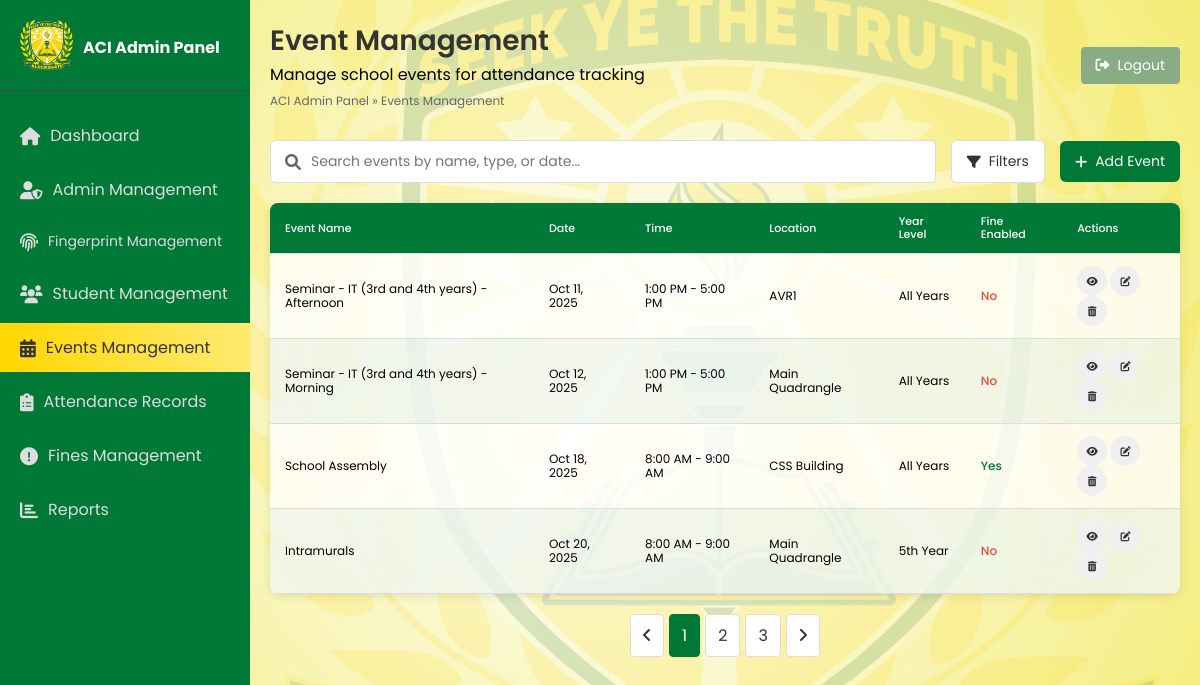
The page /admin/events.php on the database its author committed.
### tables this page shows
CREATE TABLE `admin_event`  (
  `event_id` int(11) NOT NULL AUTO_INCREMENT,
  `event_name` varchar(100) NOT NULL,
  `description` text NULL,
  `date` date NOT NULL,
  `start_time` time(0) NOT NULL,
  `end_time` time(0) NOT NULL,
  `location` varchar(100) NULL DEFAULT NULL,
  `is_mandatory` tinyint(1) NULL DEFAULT 1,
  `created_by` int(11) NULL DEFAULT NULL,
  `date_created` datetime(0) NULL DEFAULT current_timestamp(0),
  `status` varchar(20) NULL DEFAULT NULL,
  `fine_amount` decimal(10, 2) NULL DEFAULT NULL,
  `fine_reason` varchar(255) NULL DEFAULT NULL,
  `year_level` varchar(20) NULL DEFAULT NULL,
  PRIMARY KEY (`event_id`) USING BTREE,
  INDEX `created_by`(`created_by`) USING BTREE,
  CONSTRAINT `admin_event_ibfk_1` FOREIGN KEY (`created_by`) REFERENCES `admin` (`admin_id`) ON DELETE SET NULL ON UPDATE RESTRICT
);

### admin/events.php (the view, shortened to what this page needs)
<?php
require_once '../connection.php';
try {
    $conn->exec("SET FOREIGN_KEY_CHECKS = 0");
} catch (PDOException $e) {
    error_log("Could not disable foreign key checks: " . $e->getMessage());
}
function getAllEvents() {
    global $conn;
    try {
        $stmt = $conn->query("SELECT * FROM admin_event ORDER BY date ASC, start_time ASC");
        return $stmt->fetchAll(PDO::FETCH_ASSOC);
    } catch (PDOException $e) {
        error_log("Database error: " . $e->getMessage());
        return [];
    }
}
$events = getAllEvents();
?>
<!DOCTYPE html>
<html lang="en">
<head>
    <link rel="stylesheet" href="https://cdnjs.cloudflare.com/ajax/libs/font-awesome/6.0.0-beta3/css/all.min.css">
    <link rel="stylesheet" href="https://cdnjs.cloudflare.com/ajax/libs/bootstrap-datepicker/1.9.0/css/bootstrap-datepicker.min.css">
</head>
<body>
    <aside class="sidebar">
        <div class="sidebar-header" style="display: flex">
            <img src="../images/logo.png" style="height: 50px; margin-right: 10px;">
            <h4 style="margin-top: 15px">ACI Admin Panel</h4>
        </div>
        <ul class="sidebar-menu">
            <li><a href="/biometric/admin/dashboard.php"><i class="fas fa-home"></i> Dashboard</a></li>
            <li><a href="/biometric/admin/admin-management.php" ><i class="fas fa-user-shield"></i> Admin Management</a></li>
            <li><a href="#" style="font-size: 14px"  onclick="launchBiometricApp(); return false;"><i class="fas fa-fingerprint"></i> Fingerprint Management</a></li>
            <li><a href="/biometric/admin/students.php" ><i class="fas fa-users"></i> Student Management</a></li>
            <li><a href="/biometric/admin/events.php"  class="active"><i class="fas fa-calendar-alt"></i> Events Management</a></li>
            <li><a href="/biometric/admin/attendance.php"><i class="fas fa-clipboard-list"></i> Attendance Records</a></li>
            <li><a href="/biometric/admin/fines.php"><i class="fas fa-exclamation-circle"></i> Fines Management</a></li>
            <li><a href="/biometric/admin/reports.php"><i class="fas fa-chart-bar"></i> Reports</a></li>
        </ul>
    </aside>
    <main class="main-content">
        <div class="container">
            <div class="header">
                <div>
                    <h1>Event Management</h1>
                    <p>Manage school events for attendance tracking</p>
                    <div class="breadcrumb">ACI Admin Panel » Events Management</div>
                </div>
                <div class="user-profile">
                    <a href="/biometric/login/login.php" class="logout-btn">
                        <i class="fas fa-sign-out-alt"></i> Logout
                    </a>
                </div>
            </div>
            <div class="search-section">
                <div class="search-bar">
                    <i class="fas fa-search"></i>
                    <input type="text" placeholder="Search events by name, type, or date..." id="searchInput">
                </div>
                <a href="#" class="filter-btn">
                    <i class="fas fa-filter"></i> Filters
                </a>
                <a href="#" class="add-event-btn" id="openModalBtn">
                    <i class="fas fa-plus"></i> Add Event
                </a>
            </div>
            <table class="events-table">
                <thead>
                    <tr>
                        <th>Event Name</th>
                        <th>Date</th>
                        <th>Time</th>
                        <th>Location</th>
                        <th>Year Level</th>
                        <th>Fine Enabled</th>
                        <th>Actions</th>
                    </tr>
                </thead>
                <tbody id="eventsTableBody">
                    <?php foreach ($events as $event): ?>
                    <tr data-id="<?= $event['event_id'] ?>">
                        <td><?= htmlspecialchars($event['event_name']) ?></td>
                        <td><?= date('M d, Y', strtotime($event['date'])) ?></td>
                        <td>
                            <?= date('g:i A', strtotime($event['start_time'])) ?> -
                            <?= date('g:i A', strtotime($event['end_time'])) ?>
                        </td>
                        <td><?= htmlspecialchars($event['location']) ?></td>
                        <td><?= !empty($event['year_level']) ? htmlspecialchars($event['year_level']) : 'All Years' ?></td>
                        <td class="<?= !empty($event['fine_amount']) ? 'mandatory-yes' : 'mandatory-no' ?>">
                            <?= !empty($event['fine_amount']) ? 'Yes' : 'No' ?>
                        </td>
                        <td>
                            <a href="#" class="action-btn view-btn" title="View"><i class="fas fa-eye"></i></a>
                            <a href="#" class="action-btn edit-btn" title="Edit"><i class="fas fa-edit"></i></a>
                            <a href="#" class="action-btn delete-btn" title="Delete"><i class="fas fa-trash-alt"></i></a>
                        </td>
                    </tr>
                    <?php endforeach; ?>
                </tbody>
            </table>
            <div class="pagination">
                <a href="#" class="page-btn"><i class="fas fa-angle-left"></i></a>
                <a href="#" class="page-btn active">1</a>
                <a href="#" class="page-btn">2</a>
                <a href="#" class="page-btn">3</a>
                <a href="#" class="page-btn"><i class="fas fa-angle-right"></i></a>
            </div>
        </div>
    </main>
</body>
</html>

### admin/events.php (style rules this page uses)
* { margin: 0; padding: 0; box-sizing: border-box; font-family: 'Poppins', sans-serif; }
body { position: relative; background: radial-gradient(circle, white, rgb(243, 236, 117)); min-height: 100vh; overflow-x: hidden; display: flex; }
body::before { content: ""; position: absolute; top: 0; left: 220px; right: 0; bottom: 0; background-image: url('/biometric/images/logo.png'); background-size: 100%; background-repeat: no-repeat; background-position: center; opacity: 0.15; z-index: -1; pointer-events: none; }
.events-table { width: 100%; border-collapse: collapse; background: rgba(255, 255, 255, 0.8); border-radius: 8px; overflow: hidden; box-shadow: 0 2px 10px rgba(0,0,0,0.1); font-size: 12px; }
.events-table th, .events-table td { padding: 8px 10px; text-align: left; border-bottom: 1px solid #ddd; line-height: 1.2; }
.events-table th { background-color: #007836; color: white; font-weight: 500; font-size: 11px; padding: 6px 10px; }
.action-btn { width: 22px; height: 22px; font-size: 10px; }
.sidebar { width: 250px; background-color: #007836; color: white; min-height: 100vh; padding: 20px 0; transition: all 0.3s; position: fixed; height: 100vh; overflow-y: auto; }
.sidebar-header { padding: 0 20px 20px; border-bottom: 1px solid #444; margin-bottom: 20px; }
.sidebar-menu { list-style: none; }
.sidebar-menu li { margin-bottom: 5px; }
.sidebar-menu a { display: flex; align-items: center; padding: 12px 20px; color: #ddd; text-decoration: none; transition: all 0.3s; }
.sidebar-menu a.active { background: linear-gradient(to right, #FFD700, #FFEA70) !important; color: #333; }
.sidebar-menu i { margin-right: 10px; font-size: 18px; }
.main-content { flex: 1; padding: 20px; overflow-y: auto; margin-left: 250px; }
.container { max-width: 1200px; margin: 0 auto; }
.header { margin-bottom: 30px; display: flex; justify-content: space-between; align-items: center; }
.header h1 { color: #333; font-size: 28px; font-weight: 600; }
.user-profile { display: flex; align-items: center; gap: 15px; }
.search-section { display: flex; gap: 15px; margin-bottom: 20px; align-items: center; }
.search-bar { flex: 1; position: relative; }
.search-bar input { width: 100%; padding: 10px 15px 10px 40px; border-radius: 6px; border: 1px solid #ddd; font-size: 14px; transition: all 0.3s; }
.search-bar i { position: absolute; left: 15px; top: 50%; transform: translateY(-50%); color: #666; }
.filter-btn { display: flex; align-items: center; gap: 8px; background: white; color: #333; padding: 10px 15px; border-radius: 6px; text-decoration: none; font-size: 14px; border: 1px solid #ddd; transition: all 0.3s; }
.add-event-btn { display: flex; align-items: center; gap: 8px; background: #007836; color: white; padding: 10px 15px; border-radius: 6px; text-decoration: none; font-size: 14px; transition: all 0.3s; }
.events-table { width: 100%; border-collapse: collapse; background: rgba(255, 255, 255, 0.8); border-radius: 8px; overflow: hidden; box-shadow: 0 2px 10px rgba(0,0,0,0.1); }
.events-table th, .events-table td { padding: 12px 15px; text-align: left; border-bottom: 1px solid #ddd; }
.events-table th { background-color: #007836; color: white; font-weight: 500; }
.events-table tr:nth-child(even) { background-color: rgba(0, 120, 54, 0.05); }
.mandatory-yes { color: #007836; font-weight: 500; }
.mandatory-no { color: #e74c3c; font-weight: 500; }
.action-btn { display: inline-flex; align-items: center; justify-content: center; width: 30px; height: 30px; border-radius: 50%; background: #f0f0f0; color: #333; text-decoration: none; transition: all 0.3s; }
.pagination { display: flex; justify-content: center; margin-top: 20px; gap: 5px; }
.page-btn { padding: 8px 12px; border-radius: 4px; background: white; color: #333; text-decoration: none; border: 1px solid #ddd; transition: all 0.3s; }
.page-btn.active { background: #007836; color: white; border-color: #007836; }
.logout-btn { display: flex; align-items: center; gap: 8px; background: rgb(137, 172, 133); color: white; padding: 8px 15px; border-radius: 4px; text-decoration: none; font-size: 14px; transition: all 0.3s; }
.breadcrumb { color: #666; font-size: 12px; margin-top: 5px; }

### rows shown on the page
admin_event: event_name "Seminar - IT (3rd and 4th years) - Afternoon", date "Oct 11, 2025", start_time "1:00 PM", end_time "5:00 PM", location "AVR1", shows "All Years", shows "No"
admin_event: event_name "Seminar - IT (3rd and 4th years) - Morning", date "Oct 12, 2025", start_time "1:00 PM", end_time "5:00 PM", location "Main Quadrangle", shows "All Years", shows "No"
admin_event: event_name "School Assembly", date "Oct 18, 2025", start_time "8:00 AM", end_time "9:00 AM", location "CSS Building", shows "All Years", fine_amount "Yes"
admin_event: event_name "Intramurals", date "Oct 20, 2025", start_time "8:00 AM", end_time "9:00 AM", location "Main Quadrangle", year_level "5th Year", shows "No"
